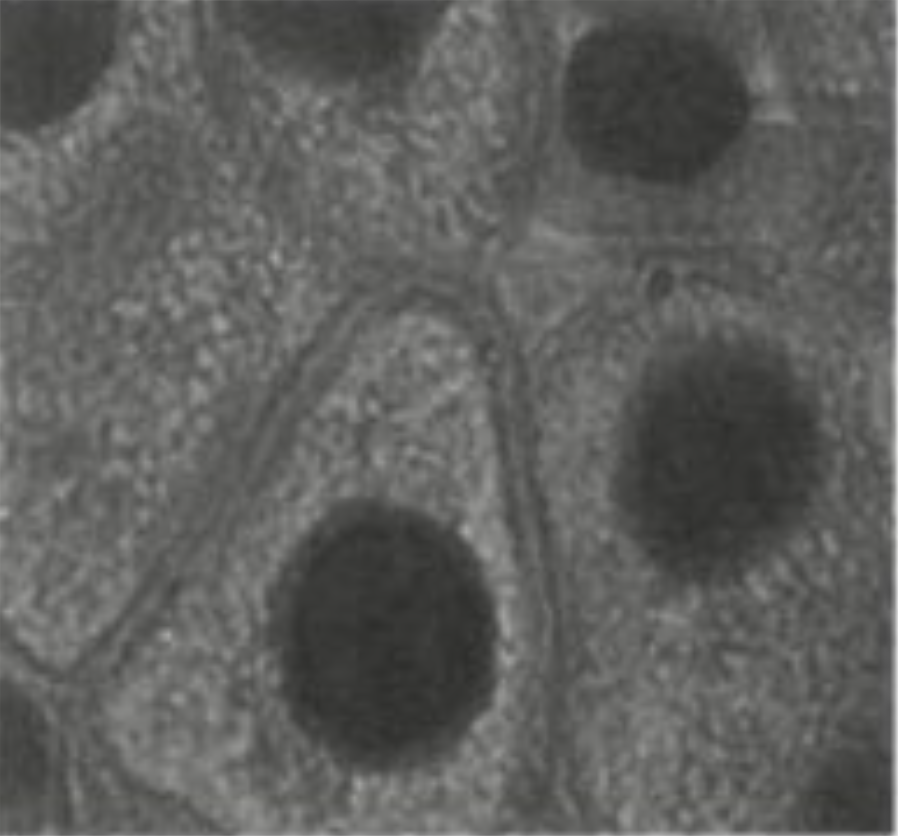
%> input picture liver-cells-gray.png, 898 x 836 px
$ octave ch12_regionprops_grayscale.m   (GNU Octave 9; MATLAB toolbox functions it lacks are replaced by stand-ins)
%> lines starting %> are read from the running program, lines starting %| are printed output that depends on the picture; in (x1, y1, x2, y2) boxes, pixels count from 0 and x2, y2 are one past the last pixel; in counts of white or black regions, pixels touching at a corner belong together; the program's own positions count from 1
clc; clear; close all;

f = rgb2gray(imread('liver-cells-gray.png'));
%> f: size 836x898 uint8; min 43, max 227, mean 94.5
subplot(2,4,1), imshow(f);

fb = imbinarize(f);
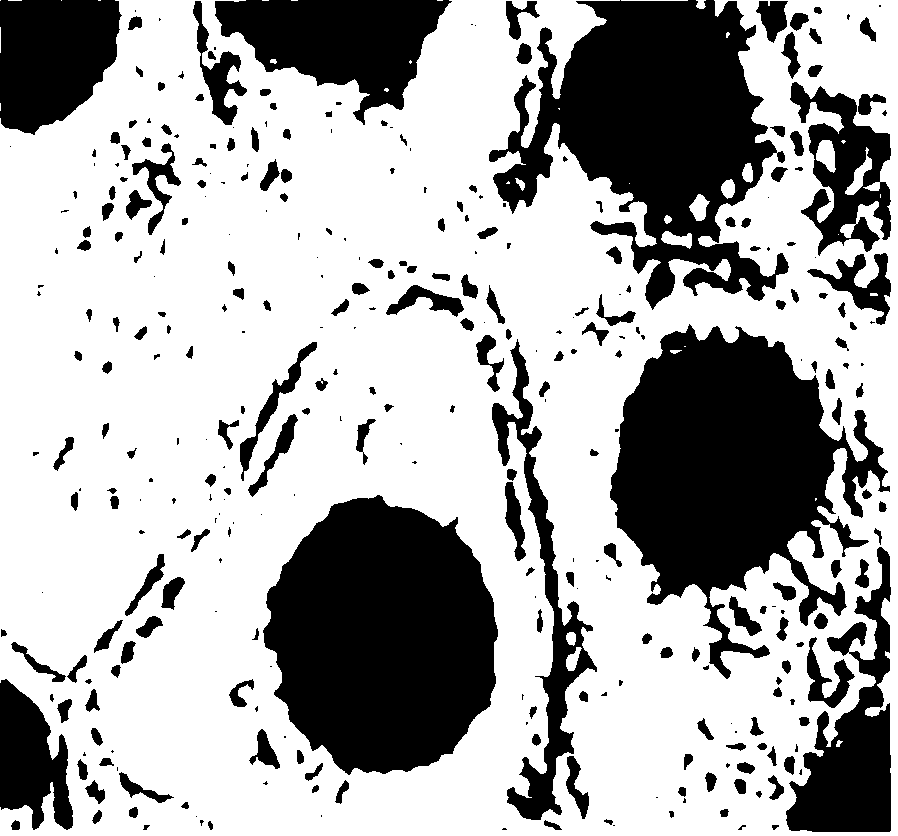
%> fb: size 836x898 logical; 66.9% white; 339 black regions (114 under 20 px), largest, box (x1, y1, x2, y2) and area: (610, 324, 890, 679) 49902, (263, 495, 498, 775) 49343, (489, 0, 789, 310) 46964
subplot(2,4,2), imshow(fb);

fs = imgaussfilt(f, 23, 'FilterSize', 139, 'Padding', 'symmetric');
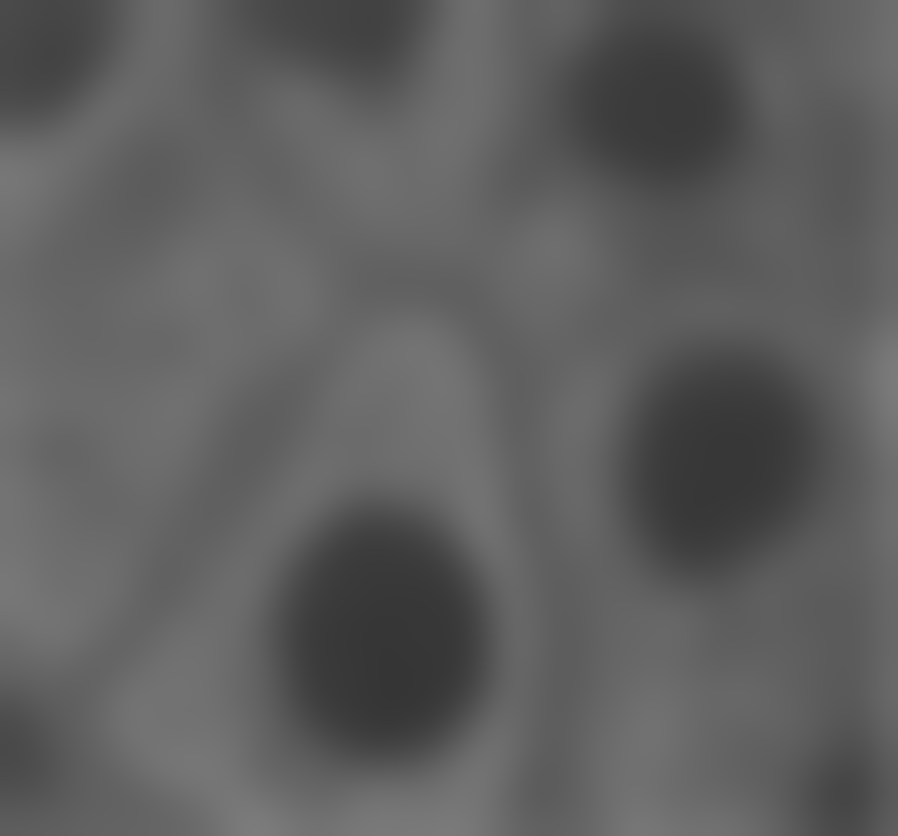
%> fs: size 836x898 uint8; min 53, max 124, mean 94.5
subplot(2,4,3), imshow(fs), title('gauss filtered');

BW = imcomplement(imbinarize(fs));
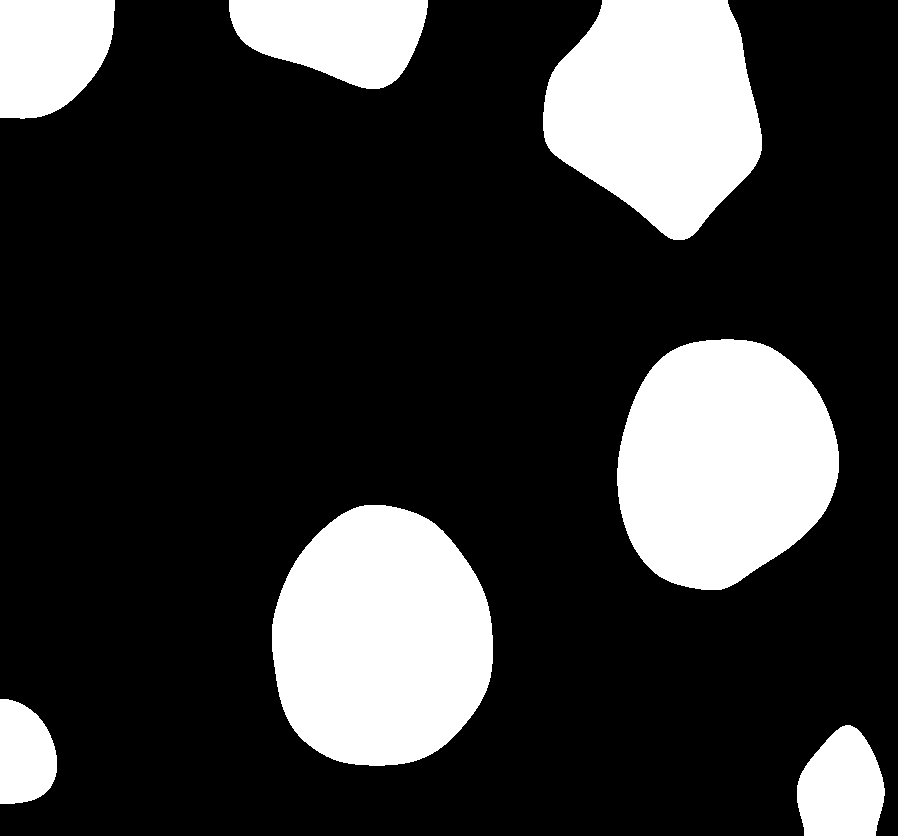
%> BW: size 836x898 logical; 21.8% white; 7 white regions
subplot(2,4,4), imshow(BW);

fdvalues = regionprops(BW, 'all');
%> fdvalues = 7 regions; largest, box (x1, y1, x2, y2), Area, Centroid, MajorAxisLength, MinorAxisLength and Eccentricity: (272, 505, 493, 766) 45634 [381.8 639.7] 262.6 221.7 0.536, (617, 339, 839, 590) 43115 [724.3 462.8] 253.5 217.5 0.514, (543, 0, 762, 240) 38212 [658.4 109.7] 234.3 212.2 0.424, (229, 0, 428, 89) 12939 [335.9 35.7] 204.9 87.1 0.905
disp(fdvalues);
%> (printed output is left out)

subplot(2,4,5), imshow(BW);
centroids = cat(1, fdvalues.Centroid);
%> centroids = [50.8 52.94; 25.07 755.2; 335.9 35.74; 381.8 639.7; 658.4 109.7; 724.3 462.8; 842.2 788.4]
hold on
plot(centroids(:,1), centroids(:,2), 'r*'), title('mark centroids');
centers = centroids;
%> centers has the same summary as centroids
% Estimate the diameters as the average values of the major plus the minor
% axes of the regions.
diameters = ([fdvalues.MajorAxisLength]' + [fdvalues.MinorAxisLength]')/2;
%> diameters = [124.7; 83.96; 146; 242.1; 223.3; 235.5; 100.1]
radii = diameters/2;
%> radii = [62.36; 41.98; 73; 121.1; 111.6; 117.8; 50.07]
viscircles(centers, radii, 'Color', 'g');
hold off

fdvaluesf = regionprops(BW, f, 'PixelValues');
%> fdvaluesf = 7 items
aver = zeros(1, length(fdvaluesf));
for k = 1:length(fdvaluesf)
    aver(k) = mean(fdvaluesf(k).PixelValues);
end
%> this loop made 7 passes
%> after the loop, aver = [69.56 74.23 70.35 58.99 69.01 64.2 71.63]
disp(aver)
%|    69.565   74.226   70.350   58.985   69.014   64.200   71.627

CC = bwconncomp(BW);
%> CC = 7 connected components
fdvalues = regionprops(CC, 'Area', 'MajorAxisLength', 'MinorAxisLength');
%> fdvalues = 7 regions; Area, MajorAxisLength and MinorAxisLength: 45634 262.6 221.7, 43115 253.5 217.5, 38212 234.3 212.2, 12939 204.9 87.1, 11377 141.3 108.1, 7554 112.9 87.37, 4839 107.8 60.09
idx = find([fdvalues.Area] > 1000 & [fdvalues.MinorAxisLength]./[fdvalues.MajorAxisLength] > 0.9);
%> idx = 5
BW2 = ismember(labelmatrix(CC), idx);
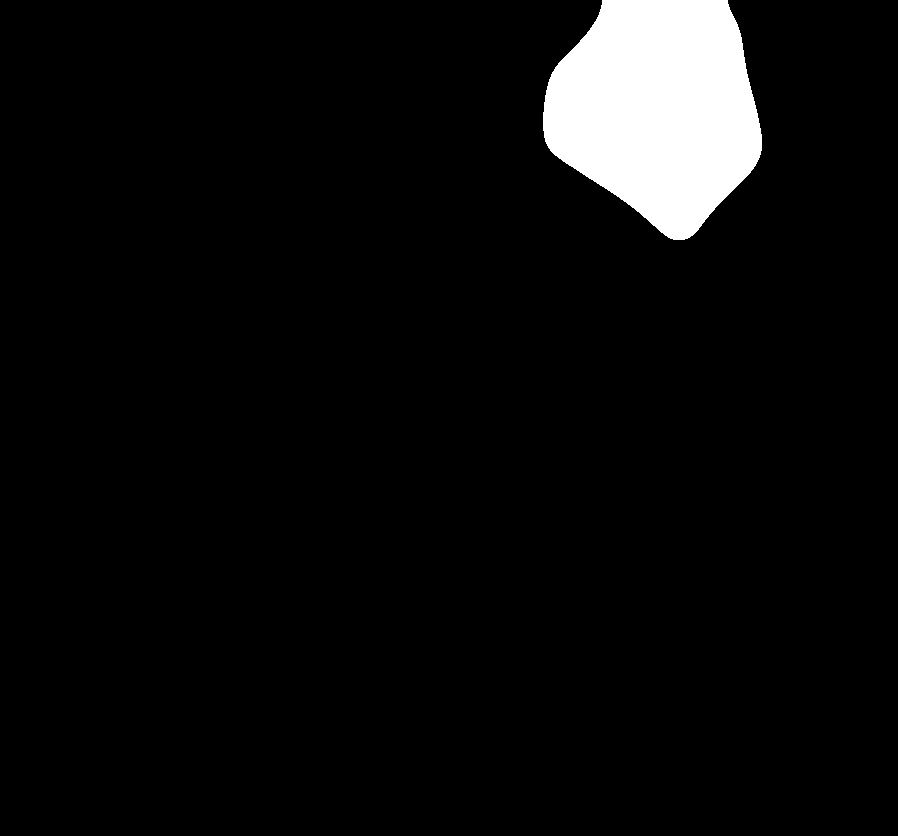
%> BW2: size 836x898 logical; 5.1% white; 1 white region, box (x1, y1, x2, y2) and area: (543, 0, 762, 240) 38212
subplot(2,4,6), imshow(BW2);
%> after `imshow(BW2)`:
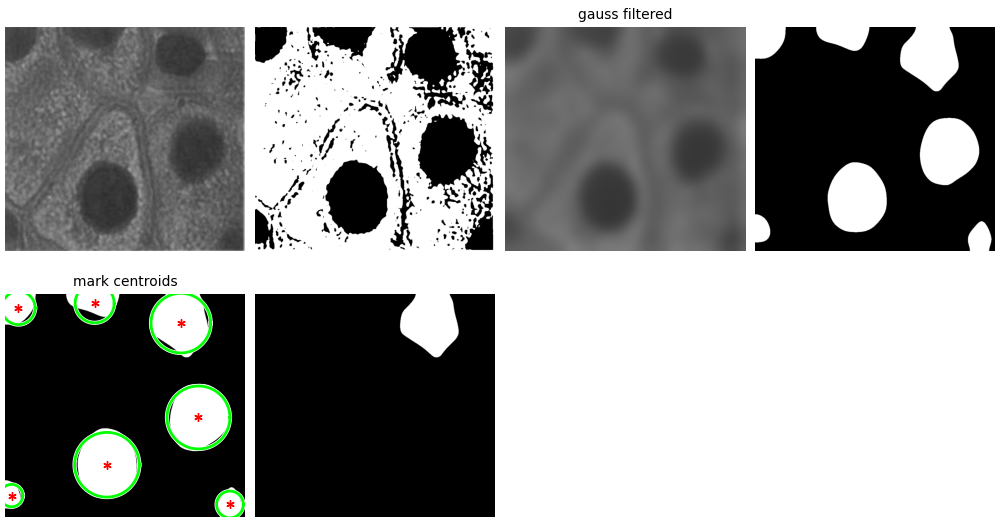
%> figure redrawn from the program's plot data, 6 panels
